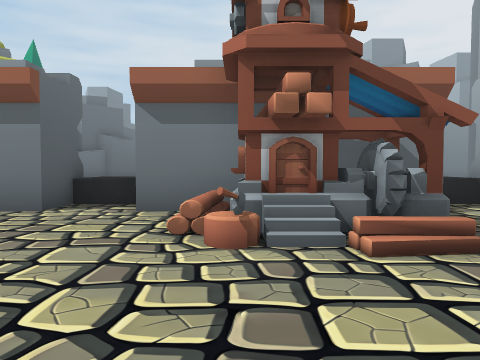
[1] (above)

24 first-person views from a walk through a scene from a Unity 3-D project. The camera is 1.4 m above the floor, tilts 2° down and sees 70° across. The floor is counted in squares, 2 m on a side. Each view is taken from the middle of a square. On the plan, view 1 faces up. The plan holds only what a view shows up to about 11 squares ahead; the rest is blank. The place goes on beyond the plan. The player is left out.

[2]
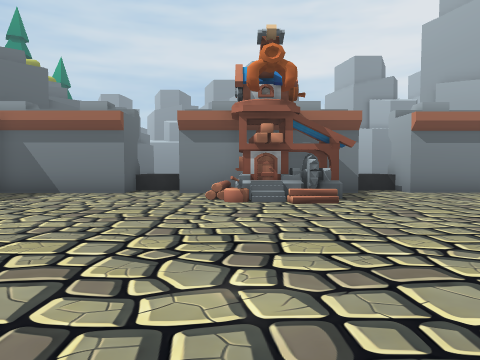

[3]
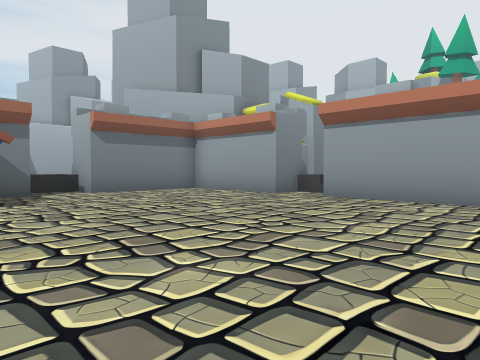

[4]
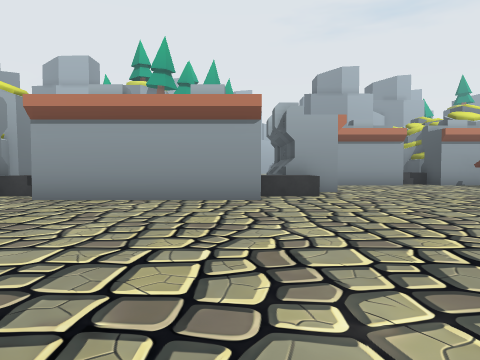

[5]
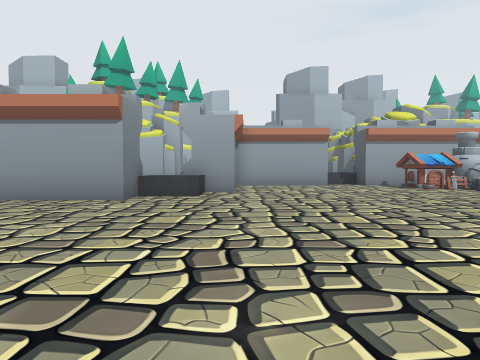

[6]
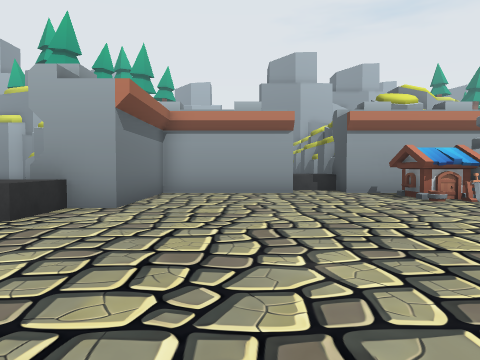

[7]
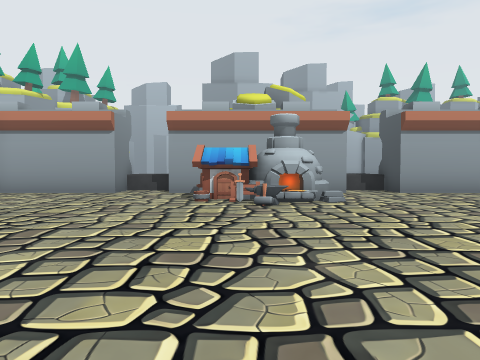

[8]
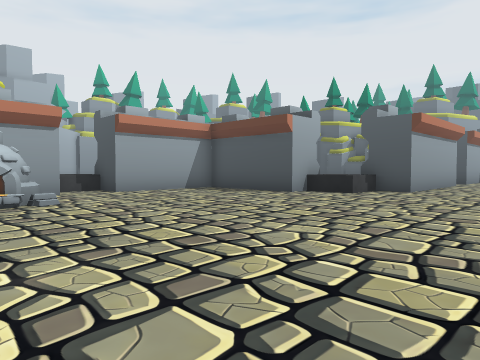

[9]
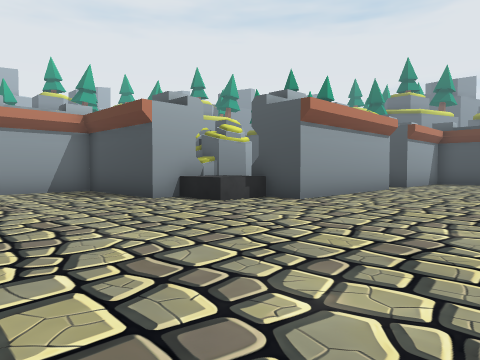

[10]
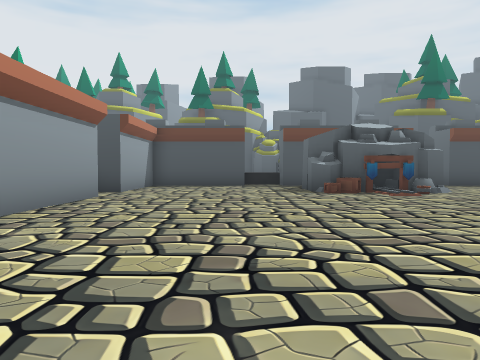

[11]
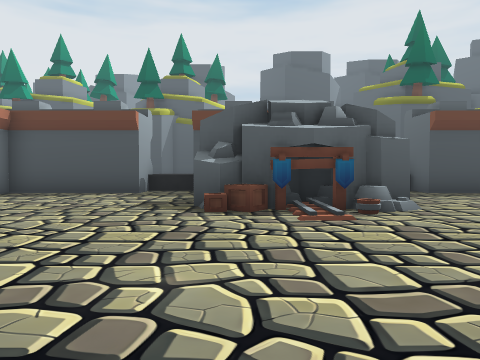

[12]
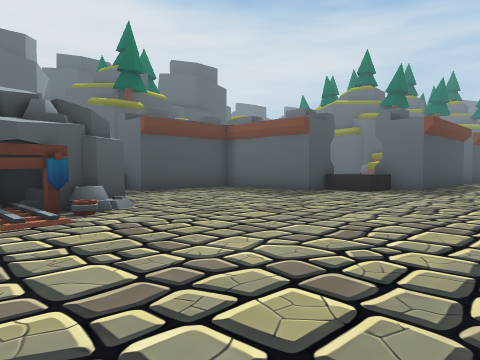

[13]
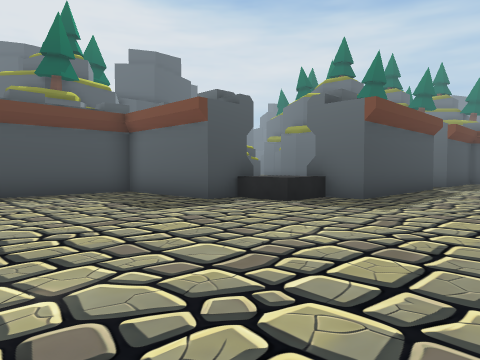

[14]
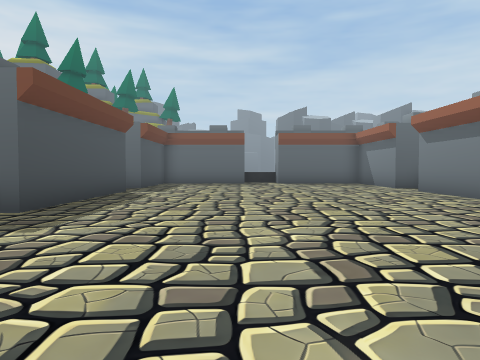

[15]
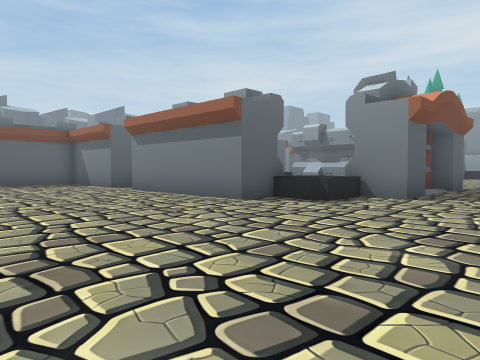

[16]
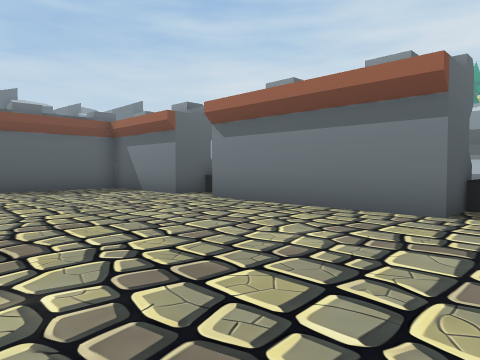

[17]
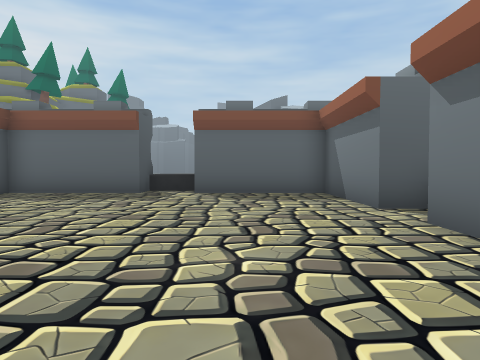

[18]
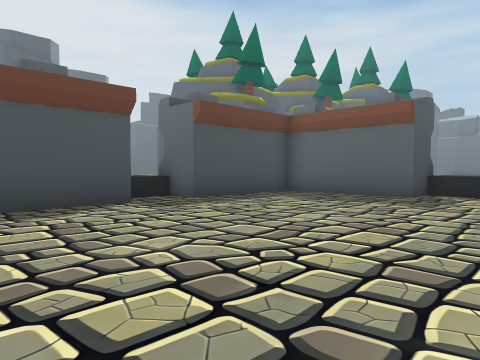

[19]
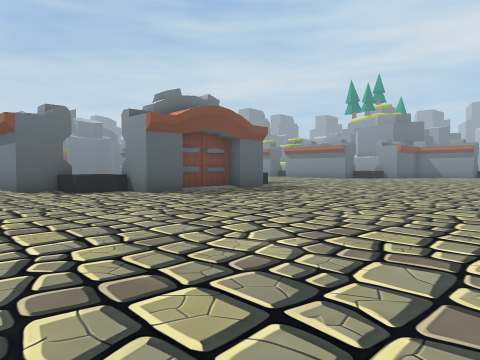

[20]
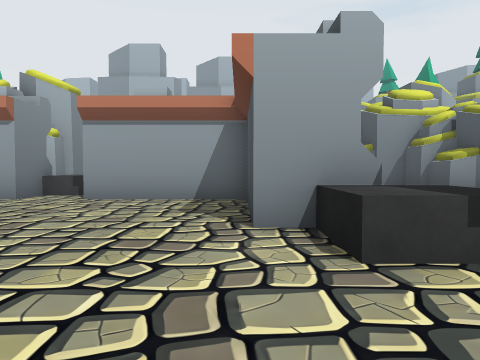

[21]
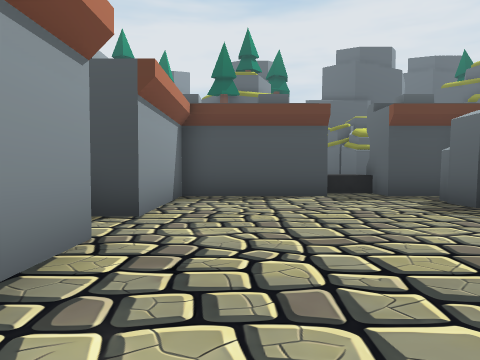

[22]
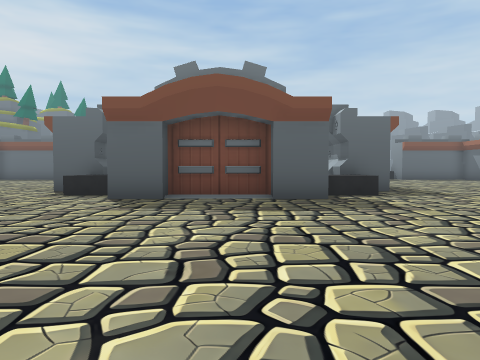

[23]
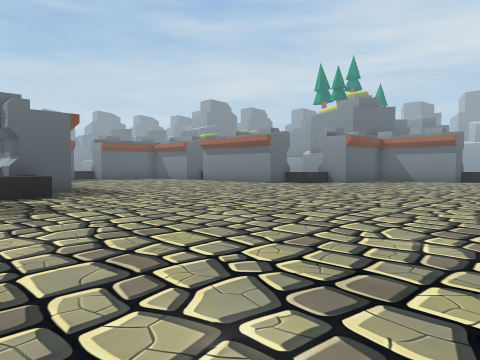

[24]
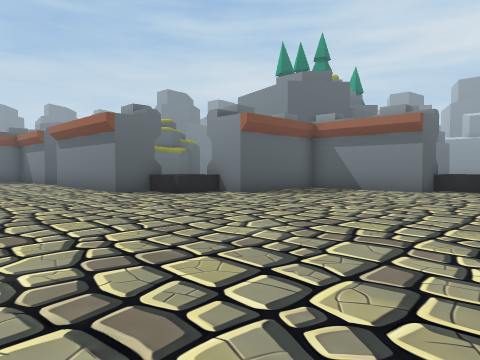

### Floor plan
Points are (right, up) in squares from view 1. A wall is a line through its corners. A room is listed if a view was taken in it or the views show most of it. See-through windows are left out.
Room 1 (views 1, 2, 3, 4, 5, 6, 7, 8, 9, 10, 11, 12, 13, 14, 15, 16, 17, 18, 19, 20, 21, 22, 23, 24)
walls: (-6.7, -11.9) (-6.7, -13.2) (-7.1, -13.2) (-7.5, -14); (-7.3, -14.9) (-7.5, -15.4); (-7.4, -13.5) (-7.2, -14); (-7.4, -13.2) (-7.4, -15.7) (-6.7, -15.7) (-6.7, -17) (-8.2, -17); (-9.3, -18) (-9.3, -19.6) (-14.4, -19.6); (-9.3, -9.4) (-9.3, -11); (-15.9, -18.2) (-15.9, -19.6) (-19.5, -19.6) (-19.5, -23.2); (10, -4.5) (8.5, -4.5) (8.5, 0.6); (11, -23.8) (11, -22.2) (14.6, -22.2) (14.6, -18.5); (-9.3, 0.9) (-9.3, -0.6) (-11.2, -0.6); (14.6, -13.6) (14.6, -12); (14.6, -17) (14.6, -16.2); (14.6, -10.5) (14.6, -6.8) (11, -6.8) (11, -5.2); (-8.5, -30.9) (-6.9, -30.9) (-6.9, -34.6) (-3.2, -34.6) (-3.2, -35.8); (-6.7, 3.8) (-6.7, 2.1) (-8.5, 2.1); (8.5, -29.5) (8.5, -24.4) (10, -24.4); (-14.4, -28.4) (-9.3, -28.4) (-9.3, -30); (10, 2.1) (8.5, 2.1) (8.5, 4.1); (3.4, 5.6) (-1.8, 5.6); (1.9, -34.6) (3.3, -34.6) (3.3, -36); (-3.2, 7.1) (-3.2, 5.6) (-6.8, 5.6); (6.9, 5.6) (4.8, 5.6); (-21.1, -24.8) (-19.5, -24.8) (-19.5, -28.4) (-15.9, -28.4) (-15.9, -30); (4.8, -36) (4.8, -34.6) (8.5, -34.6) (8.5, -30.9)
low walls: (-7.8, -17) (-7.8, -18.5) (-9.4, -18.5); (-7.8, -10.4) (-7.8, -11.8); (11, -6) (9.5, -6) (9.5, -4.4); (9.5, -24.4) (9.5, -22.9) (11, -22.9); (-7.8, 2) (-7.8, 0.4) (-9.4, 0.4); (-9.4, -29.4) (-7.8, -29.4) (-7.8, -30.9); (9.5, 1.1) (9.5, 2.1); (-1.8, 6.6) (-3.2, 6.6); (-15.9, -29.4) (-14.8, -29.4); (-20.5, -23.4) (-20.5, -24.9); (3.2, -35.5) (4.9, -35.5)
ways out: opening at (-20.5, -24); opening at (-15, -29.5); opening at (-15, -18.5); opening at (4, -35.5); opening at (4, 6.5); opening at (9.5, -30); opening at (15.5, -18); opening at (15.5, -11)
objects: other object (-1, -32) to (2, -31); other object (0, 4) to (2, 5); other object (2, -33); other object (12, -16) to (14, -13)

Positions as (right, up) in squares from view 1, and headings:
1: (0, 0), facing up
2: (0, -4), facing up
3: (1, -4), facing up-right
4: (1, -4), facing right
5: (1, -7), facing right
6: (5, -9), facing right
7: (5, -14), facing right
8: (5, -14), facing down-right
9: (4, -18), facing down-right
10: (5, -21), facing down
11: (2, -25), facing down
12: (2, -25), facing down-left
13: (-2, -25), facing down-left
14: (-4, -25), facing left
15: (-4, -25), facing up-left
16: (-8, -25), facing up-left
17: (-10, -22), facing left
18: (-11, -22), facing down-left
19: (2, -22), facing up-left
20: (7, -22), facing right
21: (7, -26), facing down
22: (1, -14), facing left
23: (1, -13), facing up-left
24: (0, -5), facing up-left
